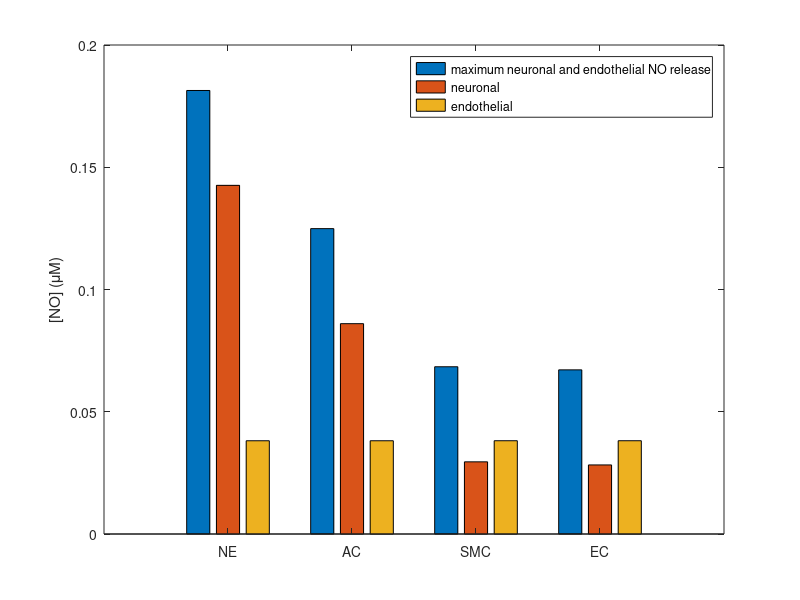
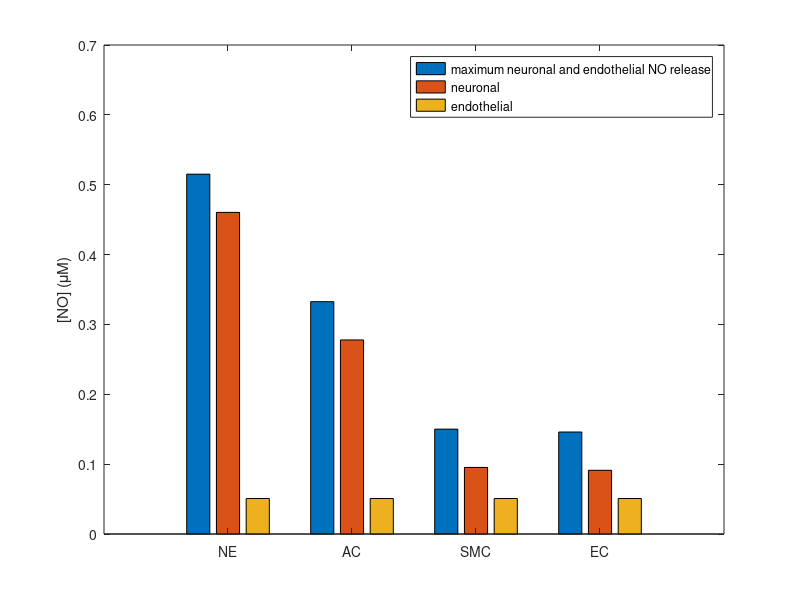
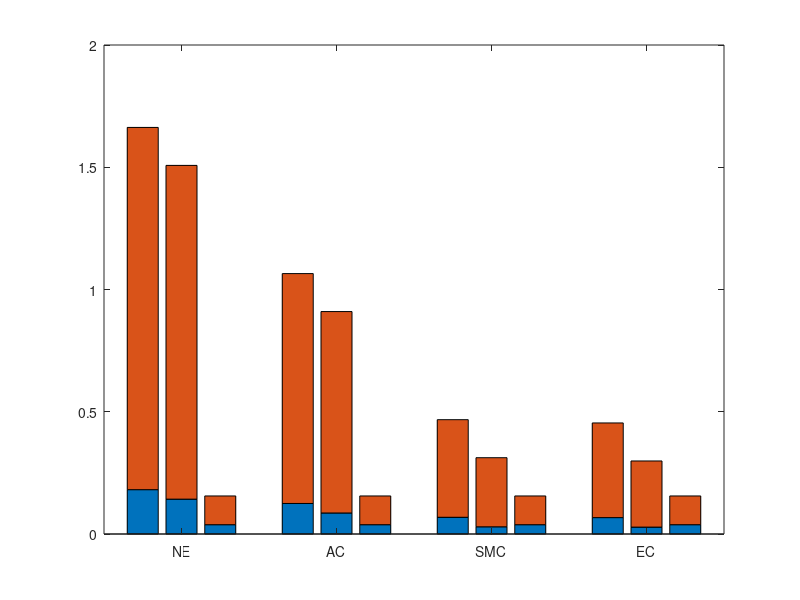

Write the MATLAB code that produced these figures, in order.
% % Full activation:
% figure
% set(gcf, 'Position', [400 300 700 300]);
% y = [1.0615 0.2003; 0.6621 0.1438; 0.2627 0.08725; 0.2538 0.08598];
% y = [1.065 1.0615 0.2003; 0.6656 0.6621 0.1438; 0.2663 0.2627 0.08725; 0.2573 0.2538 0.08598];
% bar(y) %,0.4)
% Labels = {'NE', 'AC', 'SMC', 'EC'};
% set(gca, 'XTick', 1:4, 'XTickLabel', Labels);
% ylabel('[NO] (\muM)')
% legend('maximum neuronal and endothelial NO release', 'neuronal', 'endothelial')


%% Physiological activation (resting state):
figure
set(gcf, 'Position', [400 300 700 300]);
% y = [1.0615 0.2003; 0.6621 0.1438; 0.2627 0.08725; 0.2538 0.08598];
y = [0.1814 0.1426 0.03814; 0.1249 0.08603 0.03814; 0.06841 0.02952 0.03815; 0.06714 0.02825 0.03815];
bar(y) %,0.4)
Labels = {'NE', 'AC', 'SMC', 'EC'};
set(gca, 'XTick', 1:4, 'XTickLabel', Labels);
ylabel('[NO] (\muM)')
legend('maximum neuronal and endothelial NO release', 'neuronal', 'endothelial')


%% During neuronal stimulation:
figure
set(gcf, 'Position', [400 300 700 300]);
y = [0.5151 0.4604 0.0508; 0.3326 0.2778 0.0508; 0.1501 0.0953 0.0508; 0.1460 0.0912 0.0508];
bar(y) %,0.4)
Labels = {'NE', 'AC', 'SMC', 'EC'};
set(gca, 'XTick', 1:4, 'XTickLabel', Labels);
ylabel('[NO] (\muM)')
legend('maximum neuronal and endothelial NO release', 'neuronal', 'endothelial')


%%
figure
set(gcf, 'Position', [400 300 700 300]);
Y = [0.1814 (1.6629-0.1814);
0.1426 (1.5076-0.1426);
0.0381 (0.1556-0.0381);

0.1249 (1.0651-0.1249);
0.0860 (0.9098-0.0860);
0.0381 (0.1556-0.0381);

0.0684 (0.4676-0.0684);
0.0295 (0.3121-0.0295);
0.0381 (0.1556-0.0381);

0.0671 (0.4542-0.0671);
0.0282 (0.2987-0.0282);
0.0381 (0.1556-0.0381)];

newY = reshape([reshape(Y,3,[]); zeros(1,numel(Y)/3)],[],2);  %# Add zeroes
bar(newY,'stacked');  %# Create a stacked histogram
shg
Labels = {'NE', 'AC', 'SMC', 'EC'};
set(gca,'XLim',[0 16],'XTick',2:4:14,'XTickLabel',Labels);  %# Modify axes

%% Scaled values:
% NOn = 1.0615;
% NOj = 0.2003; %0.08598;
% y = [1.0615/NOn 0.2003/NOj; 0.6621/NOn 0.1438/NOj; 0.2627/NOn 0.08725/NOj; 0.2538/NOn 0.08598/NOj];
